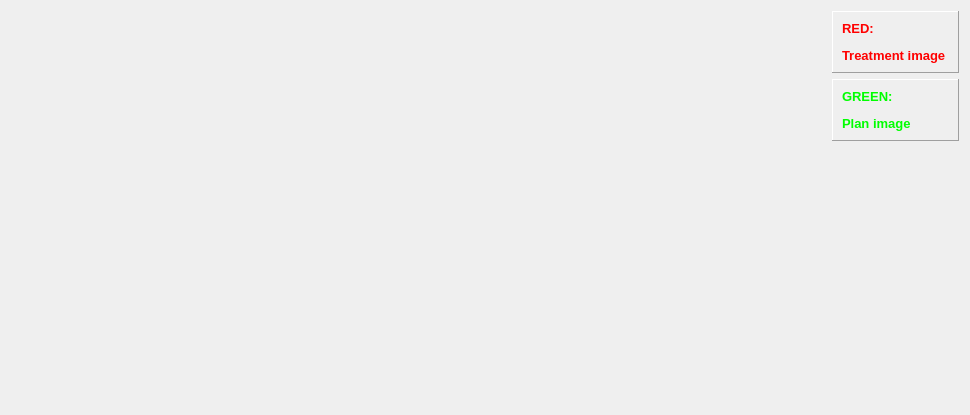
                  <widget class="QWidget" name="False_Color">
                   <property name="geometry">
                    <rect>
                     <x>0</x>
                     <y>0</y>
                     <width>970</width>
                     <height>415</height>
                    </rect>
                   </property>
                   <attribute name="label">
                    <string>False Colors</string>
                   </attribute>
                   <layout class="QGridLayout" name="gridLayout_38">
                    <item row="4" column="0">
                     <spacer name="verticalSpacer_27">
                      <property name="orientation">
                       <enum>Qt::Vertical</enum>
                      </property>
                      <property name="sizeType">
                       <enum>QSizePolicy::Minimum</enum>
                      </property>
                      <property name="sizeHint" stdset="0">
                       <size>
                        <width>20</width>
                        <height>30</height>
                       </size>
                      </property>
                     </spacer>
                    </item>
                    <item row="3" column="1">
                     <spacer name="verticalSpacer_10">
                      <property name="orientation">
                       <enum>Qt::Vertical</enum>
                      </property>
                      <property name="sizeHint" stdset="0">
                       <size>
                        <width>20</width>
                        <height>40</height>
                       </size>
                      </property>
                     </spacer>
                    </item>
                    <item row="0" column="0" rowspan="4">
                     <widget class="matplotlibWidget" name="Display_FalseColor" native="true">
                      <property name="enabled">
                       <bool>true</bool>
                      </property>
                      <property name="sizePolicy">
                       <sizepolicy hsizetype="Expanding" vsizetype="Expanding">
                        <horstretch>0</horstretch>
                        <verstretch>0</verstretch>
                       </sizepolicy>
                      </property>
                      <property name="minimumSize">
                       <size>
                        <width>200</width>
                        <height>200</height>
                       </size>
                      </property>
                      <property name="maximumSize">
                       <size>
                        <width>1000000</width>
                        <height>1000000</height>
                       </size>
                      </property>
                     </widget>
                    </item>
                    <item row="1" column="1">
                     <widget class="QFrame" name="frame_3">
                      <property name="sizePolicy">
                       <sizepolicy hsizetype="Minimum" vsizetype="Minimum">
                        <horstretch>0</horstretch>
                        <verstretch>0</verstretch>
                       </sizepolicy>
                      </property>
                      <property name="frameShape">
                       <enum>QFrame::Panel</enum>
                      </property>
                      <property name="frameShadow">
                       <enum>QFrame::Raised</enum>
                      </property>
                      <layout class="QGridLayout" name="gridLayout_37">
                       <item row="0" column="0">
                        <widget class="QLabel" name="label_62">
                         <property name="font">
                          <font>
                           <pointsize>10</pointsize>
                           <weight>75</weight>
                           <bold>true</bold>
                          </font>
                         </property>
                         <property name="text">
                          <string>&lt;html&gt;&lt;head/&gt;&lt;body&gt;&lt;p&gt;&lt;span style=&quot; color:#00ff00;&quot;&gt;GREEN: &lt;/span&gt;&lt;/p&gt;&lt;p&gt;&lt;span style=&quot; color:#00ff00;&quot;&gt;Plan image &lt;/span&gt;&lt;/p&gt;&lt;/body&gt;&lt;/html&gt;</string>
                         </property>
                        </widget>
                       </item>
                      </layout>
                     </widget>
                    </item>
                    <item row="0" column="1">
                     <widget class="QFrame" name="frame_2">
                      <property name="sizePolicy">
                       <sizepolicy hsizetype="Minimum" vsizetype="Minimum">
                        <horstretch>0</horstretch>
                        <verstretch>0</verstretch>
                       </sizepolicy>
                      </property>
                      <property name="frameShape">
                       <enum>QFrame::Panel</enum>
                      </property>
                      <property name="frameShadow">
                       <enum>QFrame::Raised</enum>
                      </property>
                      <layout class="QGridLayout" name="gridLayout_29">
                       <item row="0" column="0">
                        <widget class="QLabel" name="label_61">
                         <property name="font">
                          <font>
                           <pointsize>10</pointsize>
                           <weight>75</weight>
                           <bold>true</bold>
                          </font>
                         </property>
                         <property name="frameShape">
                          <enum>QFrame::NoFrame</enum>
                         </property>
                         <property name="text">
                          <string>&lt;html&gt;&lt;head/&gt;&lt;body&gt;&lt;p&gt;&lt;span style=&quot; color:#ff0000;&quot;&gt;RED: &lt;/span&gt;&lt;/p&gt;&lt;p&gt;&lt;span style=&quot; color:#ff0000;&quot;&gt;Treatment image &lt;/span&gt;&lt;/p&gt;&lt;/body&gt;&lt;/html&gt;</string>
                         </property>
                        </widget>
                       </item>
                      </layout>
                     </widget>
                    </item>
                   </layout>
                  </widget>
